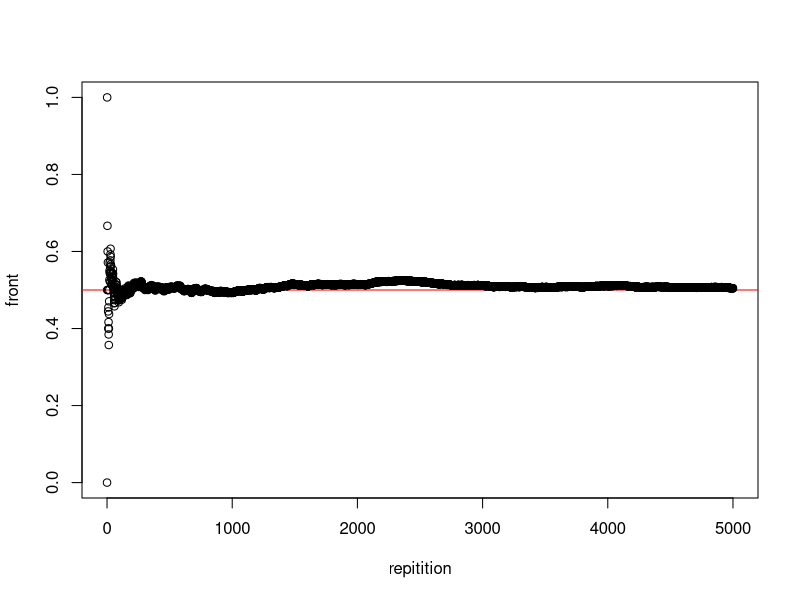
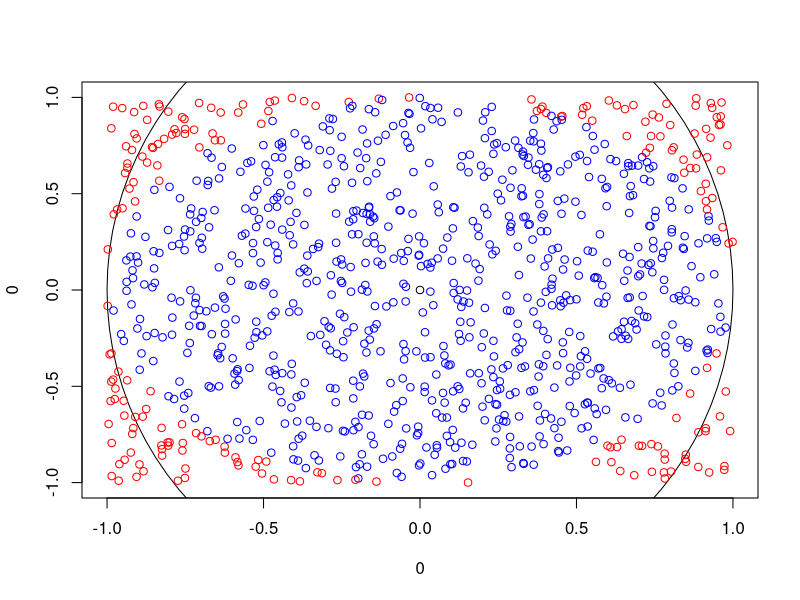

These charts were generated, in order, by the following R code:
#동전 던지기

iteration = 5000

plot(0, 0, xlab = "repitition", ylab = "front",
     xlim=c(0, iteration), ylim=c(0,1))

abline(a=0.5, b = 0, col = "red") #a y절편 / b기울기

sum = 0

for (x in 1:iteration){
  
  coin = sample(c("front", "rear"), 1, replace = T)
  
  if (coin == "front")
    sum = sum + 1
  
  prob = sum / x 
  
  points(x, prob)

}


#원주율 구하기 (몬테카를로)

library("plotrix")
plot.new()
iteration = 1000
n_circle = 0

plot(0, 0, xlim = c(-1,1), ylim = c(-1,1))

draw.circle(0,0,1)

for (i in 1:iteration){
  
  x = runif(1, min = -1, max = 1)
  y = runif(1, min = -1, max = 1)
  
  dist = sqrt((x-0)^2 + (y-0)^2)
  
  if (dist <= 1){
    n_circle = n_circle + 1 
    points(x,y,col="blue")
  }else points(x,y,col="red")
  
}

pi = 4 * n_circle / iteration
pi



